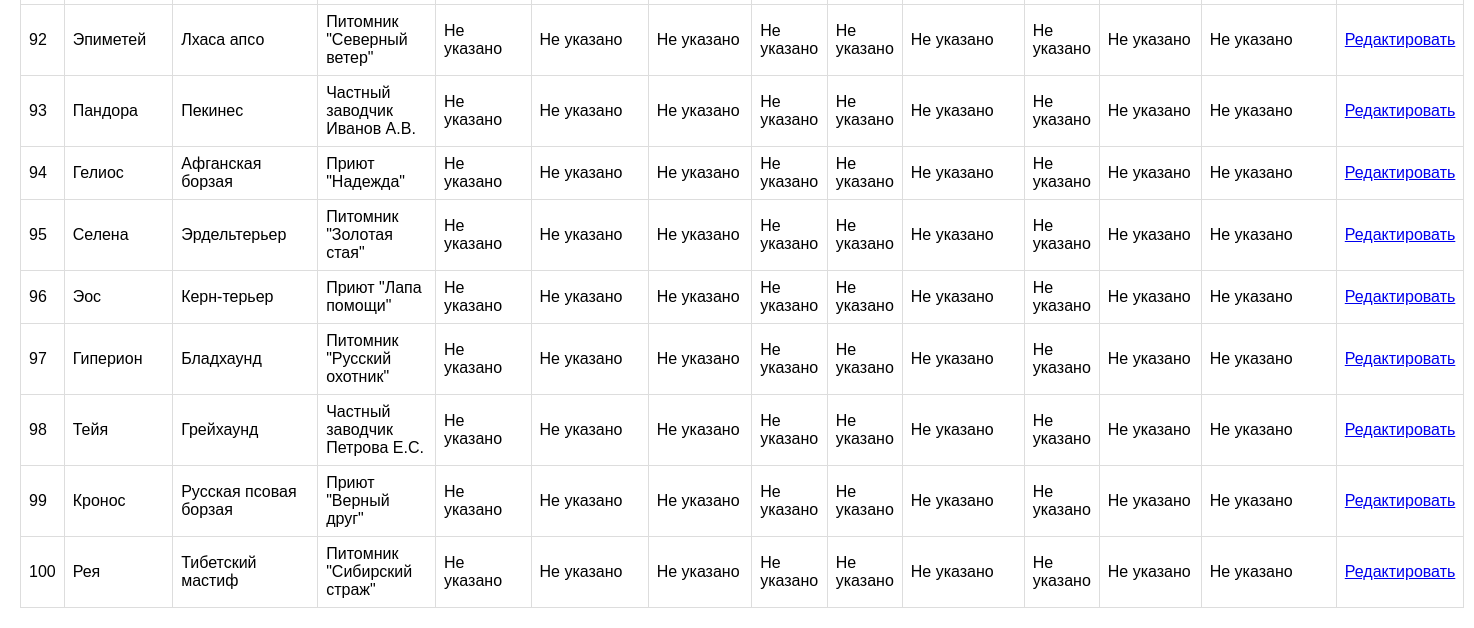
The app's page /add (lower part), older data.
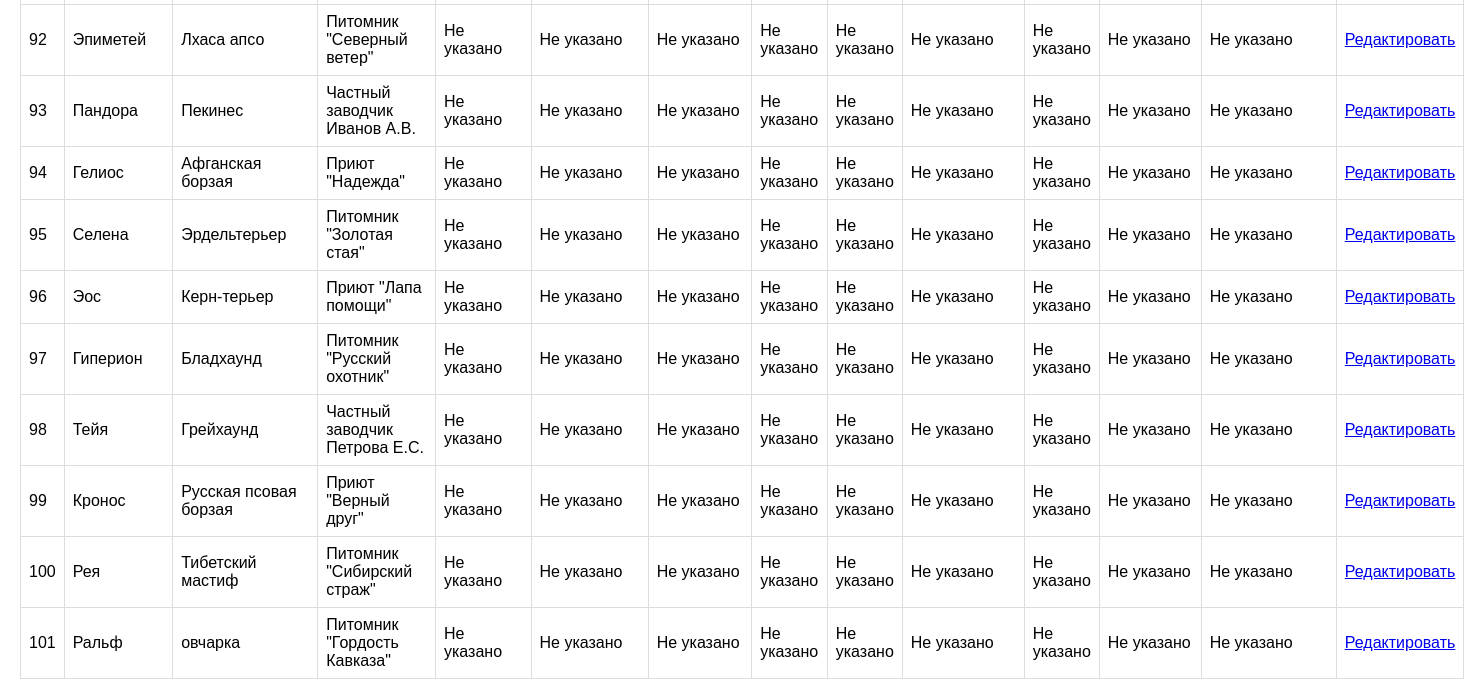
The same page, newer data.
### tables this page shows
CREATE TABLE "dogs" (
	"id"	INTEGER,
	"name"	VARCHAR(100) NOT NULL,
	"birth_date"	DATE,
	"breeds_id"	INTEGER,
	"getting_id"	INTEGER,
	"vet_examinations_id"	INTEGER,
	"location_id"	INTEGER,
	"registration_date"	DATE,
	"microchip_number"	VARCHAR(20),
	"coat_type"	INTEGER,
	"color_variations"	INTEGER,
	"temperament"	INTEGER,
	"size"	INTEGER,
	PRIMARY KEY("id" AUTOINCREMENT),
	FOREIGN KEY("breeds_id") REFERENCES "breeds"("id"),
	FOREIGN KEY("coat_type") REFERENCES "coat_type"("id"),
	FOREIGN KEY("color_variations") REFERENCES "color_variations"("id"),
	FOREIGN KEY("getting_id") REFERENCES "getting"("id"),
	FOREIGN KEY("location_id") REFERENCES "locations"("id"),
	FOREIGN KEY("size") REFERENCES "size"("id"),
	FOREIGN KEY("temperament") REFERENCES "temperament"("id"),
	FOREIGN KEY("vet_examinations_id") REFERENCES "vet_examinations"("id")
);

CREATE TABLE breeds (
    id INTEGER PRIMARY KEY AUTOINCREMENT,
    breed_name VARCHAR(100) NOT NULL,
    breed_group VARCHAR(50),
    origin_country VARCHAR(50),
    average_lifes INTEGER,
    typical_use VARCHAR(100),
    common_health_issues VARCHAR(200),
    recommended_vaccinations VARCHAR(200),
    veterinary_care VARCHAR(50),
    average_weight_male FLOAT,
    average_weight_female FLOAT,
    trainability_level VARCHAR(50),
    recommended_training_age INTEGER,
    common_behavioral_issues VARCHAR(200),
    preferred_training_methods VARCHAR(200),
    typical_learning_period INTEGER
);

CREATE TABLE locations (
    id INTEGER PRIMARY KEY AUTOINCREMENT,
    location_name VARCHAR(100) NOT NULL,
    location_type VARCHAR(50),
    address VARCHAR(200),
    contact_info VARCHAR(100),
    price FLOAT,
    availability INTEGER,
    website VARCHAR(200)
);

### flask_app.py (the view, shortened to what this page needs)
@app.route('/add', methods=['GET', 'POST'])
def add():
    errors = []
    dogs = None
    with get_db_connection() as conn:
        breeds = conn.execute("SELECT id, breed_name FROM breeds ORDER BY breed_name").fetchall()
        locations = conn.execute("SELECT id, location_name FROM locations ORDER BY location_name").fetchall()
        coat_types = conn.execute("SELECT id, coat_type_name FROM coat_type ORDER BY coat_type_name").fetchall()
        color_variations = conn.execute("SELECT id, color_variations_name FROM color_variations ORDER BY color_variations_name").fetchall()
        temperaments = conn.execute("SELECT id, temperament_name FROM temperament ORDER BY temperament_name").fetchall()
        sizes = conn.execute("SELECT id, size_name FROM size ORDER BY size_name").fetchall()
        gettings = conn.execute("SELECT id, getting_by FROM getting WHERE getting_by IS NOT NULL ORDER BY getting_by").fetchall()
        vet_examinations = conn.execute("SELECT id, examination_date FROM vet_examinations ORDER BY examination_date").fetchall()
    with get_db_connection() as conn:
        dogs = conn.execute("""
            SELECT d.id, d.name, b.breed_name, l.location_name
            FROM dogs d
            LEFT JOIN breeds b ON d.breeds_id = b.id
            LEFT JOIN locations l ON d.location_id = l.id
            ORDER BY d.id
        """).fetchall()
    return render_template('add.html', errors=errors, dogs=dogs, breeds=breeds, locations=locations,
                           coat_types=coat_types, color_variations=color_variations, temperaments=temperaments,
                           sizes=sizes, gettings=gettings, vet_examinations=vet_examinations)

### flask_app.py (called while the page is built)
def get_db_connection():
    conn = sqlite3.connect(DB_PATH, timeout=10)
    conn.row_factory = sqlite3.Row
    return conn

### templates/add.html (shortened to what this page needs)
<!doctype html>
<html lang="ru">
    <head>
        <link
            rel="stylesheet"
            href="{{ url_for('static', filename='style.css') }}"
        />
    </head>
    <body>
        {% if dogs %}
        <table>
            {% for dog in dogs %}
            <tr>
                <td>{{ dog['id'] }}</td>
                <td>{{ dog['name'] }}</td>
                <td>{{ dog['breed_name'] or 'Не указано' }}</td>
                <td>{{ dog['location_name'] or 'Не указано' }}</td>
                <td>{{ dog['birth_date'] or 'Не указано' }}</td>
                <td>{{ dog['registration_date'] or 'Не указано' }}</td>
                <td>{{ dog['microchip_number'] or 'Не указано' }}</td>
                <td>{{ dog['coat_type_name'] or 'Не указано' }}</td>
                <td>{{ dog['color_variations_name'] or 'Не указано' }}</td>
                <td>{{ dog['temperament_name'] or 'Не указано' }}</td>
                <td>{{ dog['size_name'] or 'Не указано' }}</td>
                <td>{{ dog['getting_by'] or 'Не указано' }}</td>
                <td>{{ dog['examination_date'] or 'Не указано' }}</td>
                <td>
                    <a href="{{ url_for('edit', id=dog['id']) }}"
                        >Редактировать</a
                    >
                </td>
            </tr>
            {% endfor %}
        </table>
        {% else %}
        <p>Нет собак для отображения.</p>
        {% endif %}
    </body>
</html>

Row changes from the older to the newer data that the page shows:
added dogs: id "101", name "Ральф", breed_name "овчарка", location_name "Питомник \"Гордость Кавказа\"", dog "Не указано"
